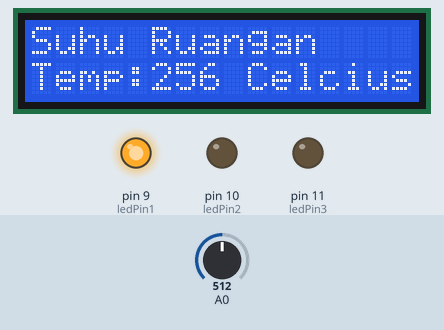
This sketch was run on a simulated Arduino Uno, built with avr-gcc and run on an emulated ATmega328P. Shown: 16×2 character LCD, output pins drawn as LEDs (lit = HIGH). Inputs (shaded band) come from the test bench; at power-on: A0 = 512.

Above: at 1.2 s.
1.3 s: A0 set to 85
At 2.7 s:
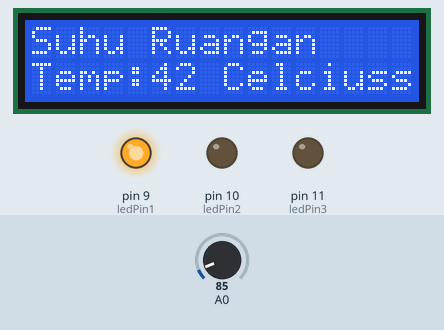
3.0 s: A0 set to 72
At 4.0 s:
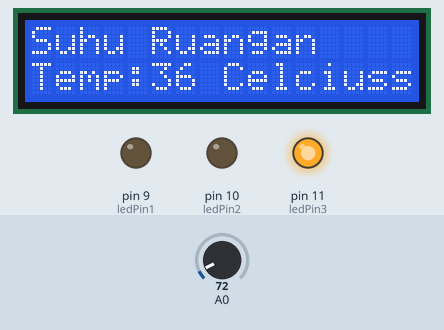
4.5 s: A0 set to 0
At 5.3 s:
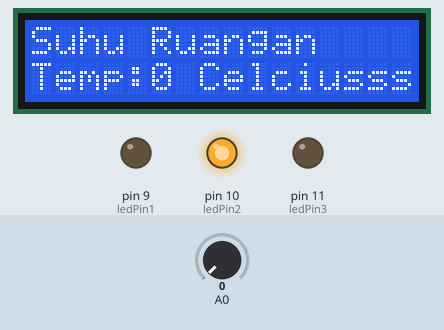
6.0 s: A0 set to 17
7.5 s: A0 set to 22
At 7.9 s:
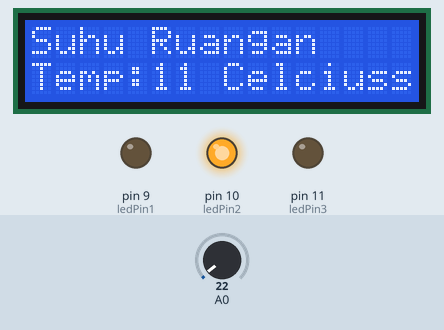
Timing chart, 0 to 10.0 s (numbered marks = the images above; inputs shaded):
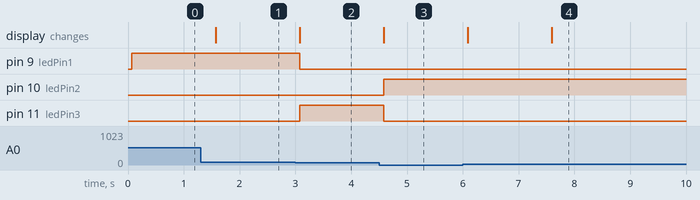

The sketch:

sketch_dec11a.ino
```cpp
#include <LiquidCrystal.h> //Librari LCD

LiquidCrystal lcd(2,3,4,5,6,7); //Konfigurasi pin arduino ke LCD
int adc0, temp; //adc0 adalah pin analog0
int ledPin1 = 9; //BUZZER
int ledPin2 = 10; //BIRU
int ledPin3 = 11; //HIJAU


void setup(){
  lcd.begin(16,2); //Inisialisasi ukuran LCD yang diguanakan adalah type 16x2
  lcd.print("Suhu Ruangan");
  lcd.setCursor(0,1); //Mengatur kolom 1 baris 2
  lcd.print("Temp:"); //Menampilkan nilai dari temperatur
  pinMode(ledPin1, OUTPUT);
  pinMode(ledPin2, OUTPUT);
  pinMode(ledPin3, OUTPUT);
}
void loop (){
  adc0 = analogRead(0);
  temp = (adc0*5)/10; //Di konversi ke celcius
  if (temp < 35) {
  digitalWrite(ledPin1, LOW);
  digitalWrite(ledPin2, HIGH);
  digitalWrite(ledPin3, LOW);
  }
  else if (temp < 40) {
  digitalWrite(ledPin1, LOW);
  digitalWrite(ledPin2, LOW);
  digitalWrite(ledPin3, HIGH);
  }
  else if (temp > 40 ) {
  digitalWrite(ledPin1, HIGH);
  digitalWrite(ledPin2, LOW);
  digitalWrite(ledPin3, LOW);
  }

  lcd.setCursor(5, 1);
  lcd.print(temp);
  lcd.print(" Celcius");
  delay(500); //Merefresh pembacaan dari sensor

}
```

Measured:
- the behaviour switches between 80 and 79 on A0 (found by bisection; images 1 and 2)
- the behaviour switches between 19 and 20 on A0 (found by bisection; images 3 and 4)
- after the input at 1.3 s, the display: changes after 0.27 s (image 1)
- after the input at 3.0 s, pin 9 (ledPin1): HIGH → LOW after 0.08 s; pin 11 (ledPin3): LOW → HIGH after 0.08 s; the display: changes after 0.08 s (image 2)
- after the input at 4.5 s, pin 10 (ledPin2): LOW → HIGH after 0.08 s; pin 11 (ledPin3): HIGH → LOW after 0.08 s; the display: changes after 0.08 s (image 3)
- after the input at 7.5 s, the display: changes after 0.09 s (image 4)
